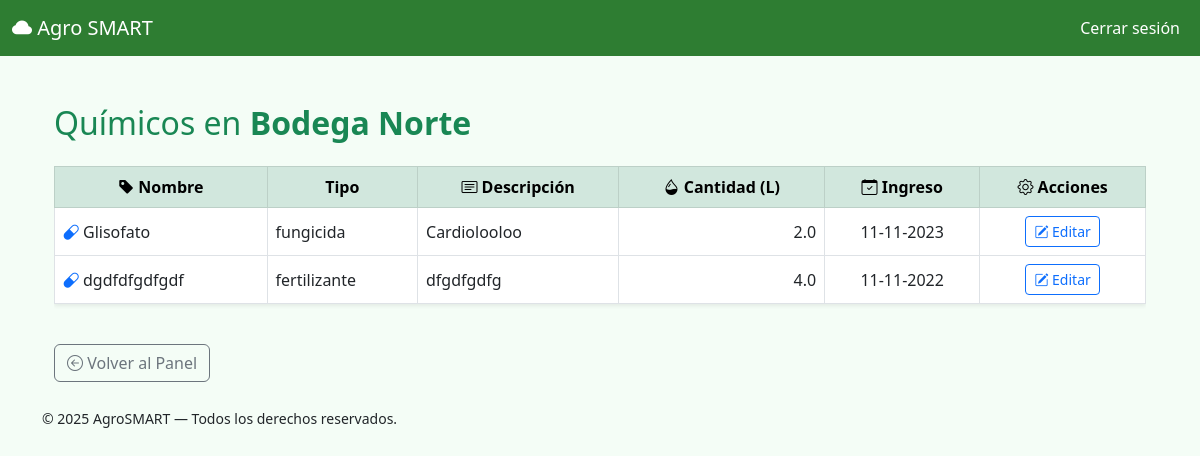
The page /bodega/1/quimicos (signed in) on the database its author committed.
### app/models.py (models this page shows, shortened)
class Bodega(db.Model):
    __tablename__ = 'bodegas'
    id = db.Column(db.Integer, primary_key=True)
    nombre = db.Column(db.String(100), nullable=False)
    ubicacion = db.Column(db.String(200))
    huerto_id = db.Column(db.Integer, db.ForeignKey('huertos.id'), nullable=False)
    huerto = db.relationship('Huerto', back_populates='bodegas')
    quimicos = db.relationship('Quimico', backref='bodega', lazy=True)

class Quimico(db.Model):
    __tablename__ = 'quimicos'
    id = db.Column(db.Integer, primary_key=True)
    nombre = db.Column(db.String(100), nullable=False)
    tipo = db.Column(db.String(50))
    descripcion = db.Column(db.Text)
    cantidad_litros = db.Column(db.Float)
    fecha_ingreso = db.Column(db.Date)
    bodega_id = db.Column(db.Integer, db.ForeignKey('bodegas.id'), nullable=False)

### app/routes/admin.py (the view)
@admin_bp.route('/bodega/<int:bodega_id>/quimicos')
@login_required
@admin_required
def ver_quimicos(bodega_id):
    bodega = Bodega.query.get_or_404(bodega_id)
    quimicos = bodega.quimicos  # Relación ya definida en el modelo
    return render_template('admin/quimicos_bodega.html', bodega=bodega, quimicos=quimicos)

### app/routes/admin.py (called while the page is built)
def admin_required(f):
    @wraps(f)
    def decorated_function(*args, **kwargs):
        if current_user.role != 'admin':
            flash("Acceso no autorizado", "danger")
            return redirect(url_for('admin.admin_dashboard'))  # o cualquier otro endpoint válido
        return f(*args, **kwargs)
    return decorated_function

### app/templates/admin/quimicos_bodega.html (shortened to what this page needs)
{% extends "base.html" %}
{% block content %}
<div class="container py-4">
  <h2 class="mb-4 text-success">
     Químicos en <strong>{{ bodega.nombre }}</strong>
  </h2>
  {% if quimicos %}
  <div class="table-responsive">
    <table class="table table-bordered table-hover align-middle shadow-sm">
      <thead class="table-success text-center">
        <tr>
          <th><i class="bi bi-tag-fill"></i> Nombre</th>
          <th> Tipo</th>
          <th><i class="bi bi-card-text"></i> Descripción</th>
          <th><i class="bi bi-droplet-half"></i> Cantidad (L)</th>
          <th><i class="bi bi-calendar-check"></i> Ingreso</th>
          <th><i class="bi bi-gear"></i> Acciones</th>
        </tr>
      </thead>
      <tbody>
        {% for q in quimicos %}
        <tr>
          <td><i class="bi bi-capsule text-primary me-1"></i>{{ q.nombre }}</td>
          <td>{{ q.tipo or '—' }}</td>
          <td>{{ q.descripcion or '—' }}</td>
          <td class="text-end">{{ q.cantidad_litros }}</td>
          <td class="text-center">{{ q.fecha_ingreso.strftime('%d-%m-%Y') if q.fecha_ingreso else '—' }}</td>
          <td class="text-center">
            <a href="{{ url_for('admin.editar_quimico', quimico_id=q.id) }}" class="btn btn-sm btn-outline-primary">
              <i class="bi bi-pencil-square"></i> Editar
            </a>
          </td>
        </tr>
        {% endfor %}
      </tbody>
    </table>
  </div>
  {% else %}
  <div class="alert alert-info d-flex align-items-center" role="alert">
    <i class="bi bi-info-circle-fill me-2"></i> No hay químicos registrados en esta bodega.
  </div>
  {% endif %}
  <div class="mt-4">
    <a href="{{ url_for('admin.admin_dashboard') }}" class="btn btn-outline-secondary">
      <i class="bi bi-arrow-left-circle"></i> Volver al Panel
    </a>
  </div>
</div>
{% endblock %}

### app/templates/base.html (style rules this page uses)
body { background-color: #f4fdf6; }

### rows shown on the page
Bodega: nombre "Bodega Norte"
Quimico: nombre "Glisofato", tipo "fungicida", descripcion "Cardiolooloo", cantidad_litros "2.0", fecha_ingreso "11-11-2023"
Quimico: nombre "dgdfdfgdfgdf", tipo "fertilizante", descripcion "dfgdfgdfg", cantidad_litros "4.0", fecha_ingreso "11-11-2022"

### other values the page prints
{{ current_year or "2025" }} "2025"
